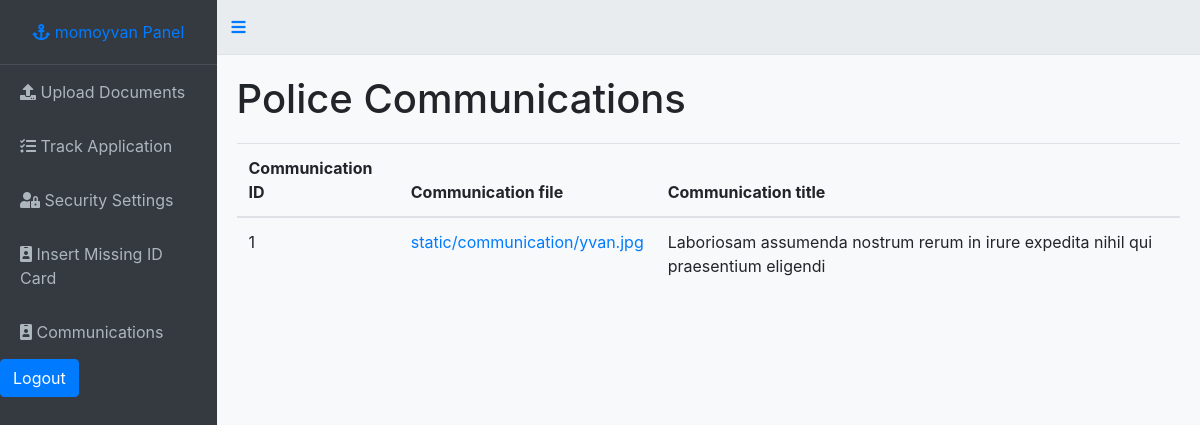
/user-communication/ (signed in), run on an earlier commit of the app's database.
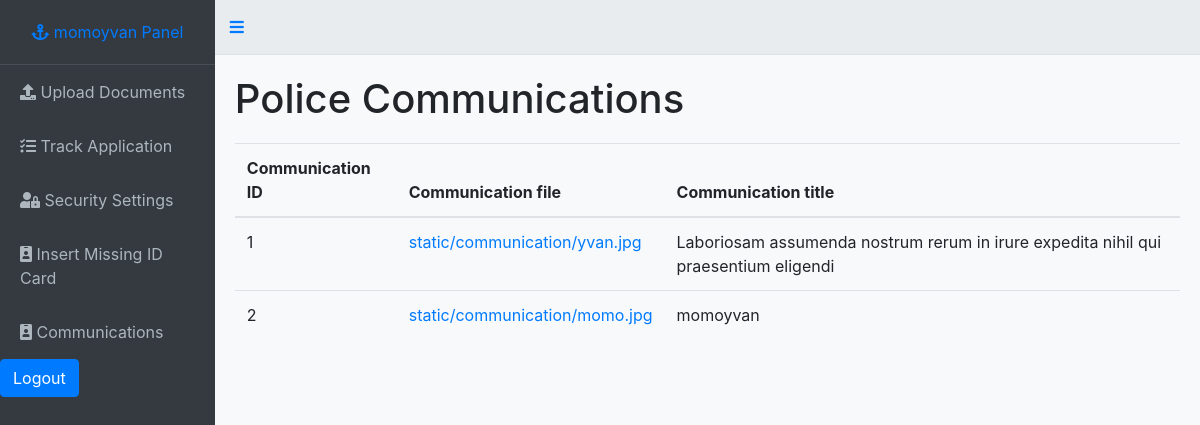
And on a later commit of the database.
### booking/models.py (models this page shows)
class Communication(models.Model):
     title = models.CharField(max_length=255)
     location = models.FileField(upload_to='static/communication/')

### booking/views.py (the view)
# urls.py: path('user-communication/', views.user_communications, name="user_communications"),
@login_required
def user_communications(request):
    communications = Communication.objects.all()
    return render(request, "panel/user/communication.html", {"communications": communications})

### booking/templates/panel/user/communication.html (shortened to what this page needs)
{% load static %}
<!DOCTYPE html>
<html>
<head>
        <link rel="stylesheet" href="https://stackpath.bootstrapcdn.com/bootstrap/4.5.2/css/bootstrap.min.css">
        <link rel="stylesheet" href="https://cdnjs.cloudflare.com/ajax/libs/font-awesome/5.15.3/css/all.min.css">
        <link rel="stylesheet" href="{% static 'css/user_panel.css' %}">
</head>
<body>
    <div class="dashboard">
        <div class="dashboard-nav">
            <header>
                <a href="{% url 'user_panel' %}" class="brand-logo"><i class="fas fa-anchor"></i> <span>{{request.user.username}} Panel</span></a>
            </header>
            <nav class="dashboard-nav-list">
                <a href="{% url 'upload_document' %}" class="dashboard-nav-item animate__animated animate__fadeInLeft"><i class="fas fa-upload"></i> Upload Documents</a>
                <a href="{% url 'track_application' %}" class="dashboard-nav-item animate__animated animate__fadeInLeft"><i class="fas fa-tasks"></i> Track Application</a>
                <a href="{% url 'security_settings' %}" class="dashboard-nav-item animate__animated animate__fadeInLeft"><i class="fas fa-user-lock"></i> Security Settings</a>
                <a href="{% url 'insert_missing_id_card' %}" class="dashboard-nav-item animate__animated animate__fadeInLeft"><i class="fas fa-id-badge"></i> Insert Missing ID Card</a>
                <a href="{% url 'user_communications' %}" class="dashboard-nav-item animate__animated animate__fadeInLeft"><i class="fas fa-id-badge"></i> Communications</a>
            </nav>
            <a href="{% url 'logout' %}" class="btn btn-primary">Logout</a>
        </div>
        <main class="dashboard-app">
            <header class="dashboard-toolbar">
                <a href="#!" class="menu-toggle"><i class="fas fa-bars"></i></a>
            </header>
            <div class="dashboard-content">
                <h1>Police Communications</h1>
                <table class="table table-hover">
                    <thead>
                        <tr>
                            <th>Communication ID</th>
                            <th>Communication file</th>
                            <th>Communication title</th>
                        </tr>
                    </thead>
                    <tbody>
                        {% for communication in communications %}
                        <tr>
                            <td>{{ communication.id }}</td>
                            <td>
                                <a target="_blank" download="" href="../../../{{communication.location}}">
                                    {{communication.location}}
                                </a>
                            </td>
                            <td>{{ communication.title }}</td>
                        </tr>
                        {% endfor %}
                    </tbody>
                </table>
            </div>
        </main>
    </div>
</body>
</html>

What changed in the data, as far as the page shows it:
added Communication: id "2", location "static/communication/momo.jpg", title "momoyvan"
